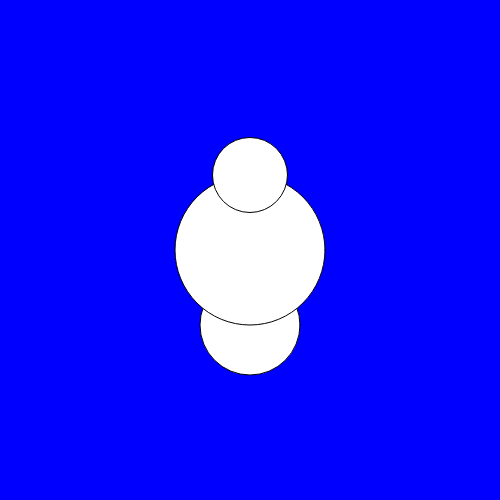
Frame 1 (no input)
Frame 60 (no input): identical to frame 1, image omitted
Frame 120 (the mouse pressed at the canvas centre since frame 60): identical to frame 1, image omitted

The p5.js sketch that drew this single still picture (run headless with seeded random() and noise() and a simulated clock; from frame 60 on, the mouse is pressed at the canvas centre):

// p5.js sketch
// ── sketch.js
function setup() {
  createCanvas(500, 500);
}

function draw() {
  background('blue')
ellipse(250, 250 + 75, 100, 100);
ellipse(250 , 250 , 150, 150);
ellipse(250, 250 - 75, 75, 75);
}
